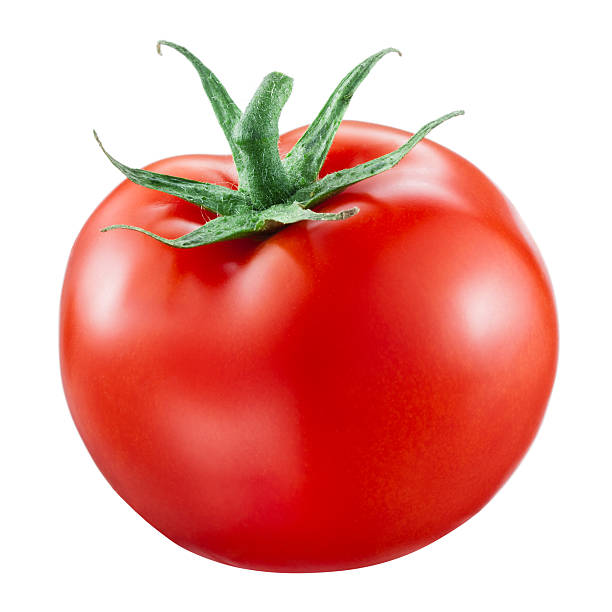
#> input picture Python(Advance)/tomato.jpg, 612 x 612 px, found by its file name
$ jupyter execute 'OpenCV Basics2.ipynb'
#> lines starting #> are read from the running program, lines starting #| are printed output that depends on the picture; after the words box and inside, x2 and y2 are one past the last pixel; in counts of white or black regions, pixels touching at a corner belong together
[cell 1]
import cv2
import numpy as np

[cell 2]
filename = "C:/Users/siddh/Downloads/tomato.jpg"

try :
    img = cv2.imread(filename)
#> img is the input picture: shape (612, 612, 3); mean B, G, R 156.7, 163.6, 231.5
    (height, width) = img.shape[:2]
#> height = 612; width = 612
    res = cv2.resize(img, (int(width/2), int(height/2)), interpolation = cv2.INTER_CUBIC)

    cv2.imwrite("C:/Users/siddh/Downloads/result.jpg", res)
    cv2.imshow("Tomato",res)
    cv2.waitKey()
    cv2.destroyAllWindows()

except IOError:
    print("Error while reading files !!!")

[cell 3]
filename = "C:/Users/siddh/Downloads/tomato.jpg"

M = np.float32([[1, 0, 100], [0, 1, 50]])

try :
    img = cv2.imread(filename)
    (rows, cols) = img.shape[:2]
#> rows = 612; cols = 612
    res = cv2.warpAffine(img, M, (cols, rows))
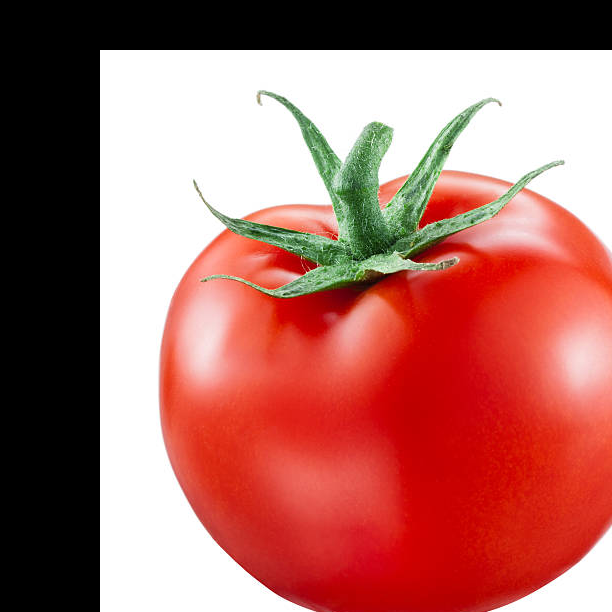
#> res: shape (612, 612, 3); mean B, G, R 102.3, 108.8, 173

    cv2.imwrite("C:/Users/siddh/Downloads/result.jpg", res)
    cv2.imshow("Tomato",res)
    cv2.waitKey()
    cv2.destroyAllWindows()

except IOError:
    print("Error while reading files !!!")

[cell 4]
filename = "C:/Users/siddh/Downloads/tomato.jpg"
try :
    img = cv2.imread(filename)
    edges = cv2.Canny(img, 100, 200)
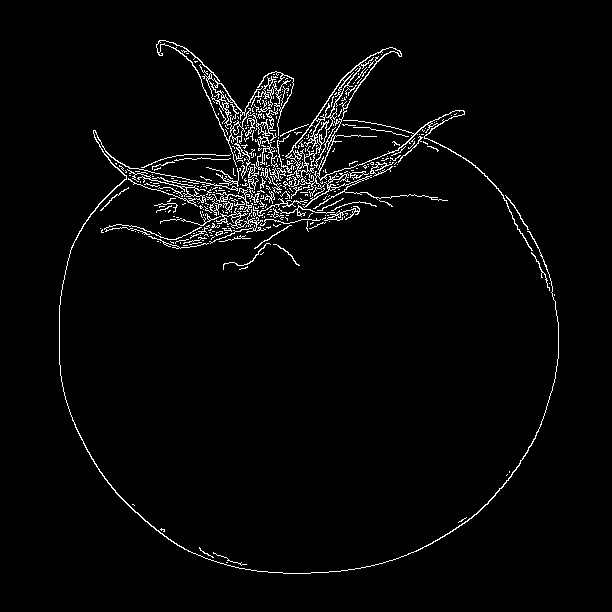
#> edges: shape (612, 612); 2.9% white in thin lines or dots, all inside (x1, y1, x2, y2) = (59, 40, 559, 574)

    cv2.imwrite("C:/Users/siddh/Downloads/result.jpg", edges)
    cv2.imshow("Tomato",edges)
    cv2.waitKey()
    cv2.destroyAllWindows()

except IOError:
    print("Error while reading files !!!")

[cell 5]
import cv2
import matplotlib.pyplot as plt
# use a png image not jpg
img = cv2.imread("C:/Users/siddh/Downloads/tomato.jpg",0)
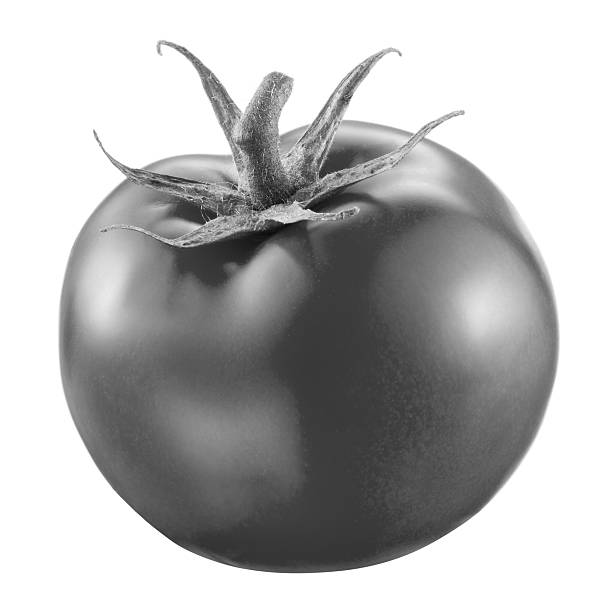
#> img: shape (612, 612); min 0, max 255, mean 183.1
histr = cv2.calcHist([img],[0],None,[256],[0,256])
#> histr = 256 values, max 182392 at index 255, min 0 at index 1, mean 1463.1

plt.plot(histr)
plt.show()
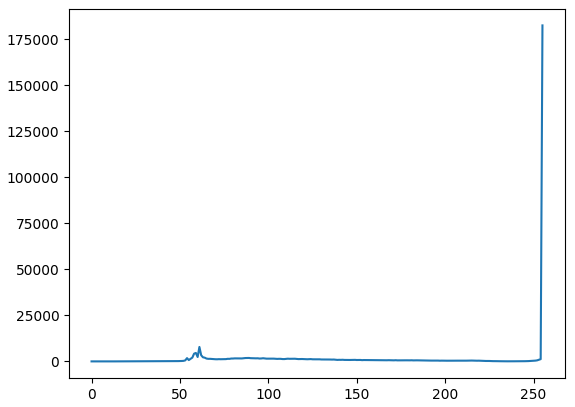
#> figure drawn by matplotlib, 1 panel; curve peaks at x = 255, y = 182392

[cell 6]
import cv2
import numpy as np

img = cv2.imread("C:/Users/siddh/Downloads/result.jpg", 0)
#> img: shape (612, 612); min 0, max 255, mean 7.4
equ = cv2.equalizeHist(img)
res = np.hstack((img, equ))
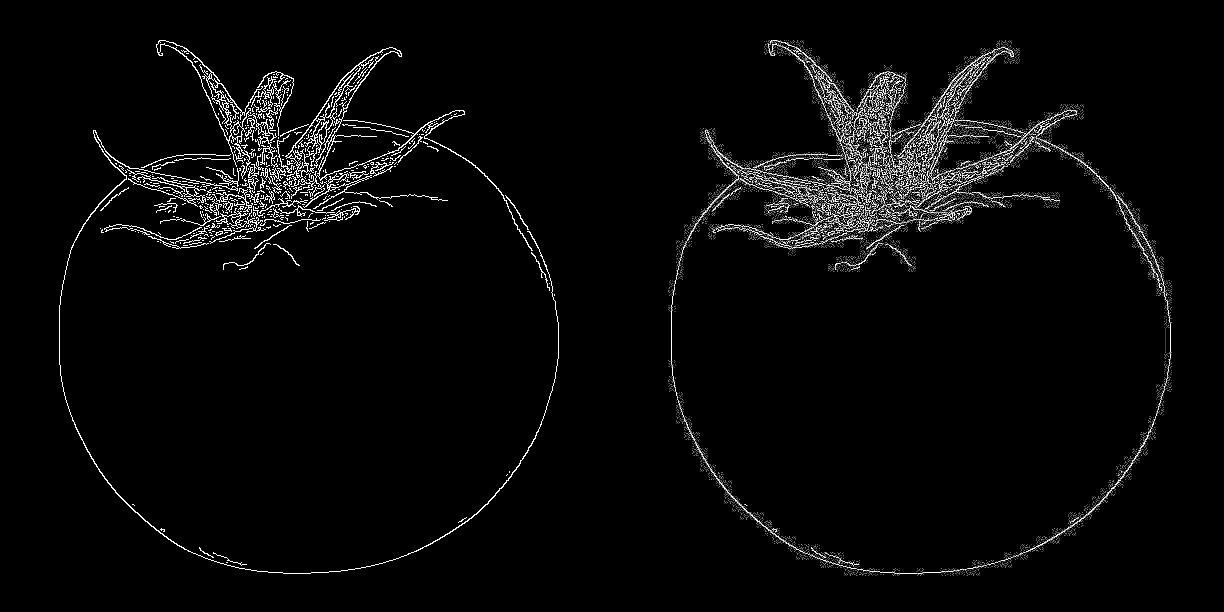
#> res: shape (612, 1224); min 0, max 255, mean 8.8
cv2.imshow('image', equ)
cv2.waitKey(0)
cv2.destroyAllWindows()

The different Simple Thresholding Techniques are:
•    cv2.THRESH_BINARY: If pixel intensity is greater than the set threshold, value set to 255, else set to 0 (black).
•    cv2.THRESH_BINARY_INV: Inverted or Opposite case of cv2.THRESH_BINARY.
•    cv.THRESH_TRUNC: If pixel intensity value is greater than threshold, it is truncated to the threshold. The pixel values are set to be the same as the threshold. All other values remain the same.
•    cv.THRESH_TOZERO: Pixel intensity is set to 0, for all the pixels intensity, less than the threshold value.
•    cv.THRESH_TOZERO_INV: Inverted or Opposite case of cv2.THRESH_TOZERO.

[cell 7]
import cv2
import numpy as np

image1 = cv2.imread("C:/Users/siddh/Downloads/tomato.jpg", 0)
cv2.THRESH_BINARY
ret, thresh1 = cv2.threshold(image1, 120, 255, cv2.THRESH_BINARY)
#> thresh1: shape (612, 612); 68.3% white; 323 black regions (296 under 20 px), largest, box (x1, y1, x2, y2) and area: (64, 175, 554, 573) 109164, (153, 97, 382, 225) 6236, (473, 207, 549, 297) 907
ret, thresh2 = cv2.threshold(image1, 120, 255, cv2.THRESH_BINARY_INV)
ret, thresh3 = cv2.threshold(image1, 120, 255, cv2.THRESH_TRUNC)
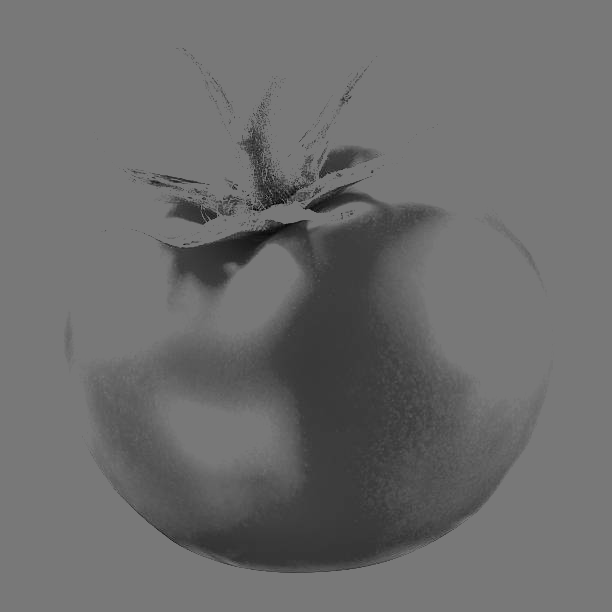
#> thresh3: shape (612, 612); min 0, max 120, mean 107.9
ret, thresh4 = cv2.threshold(image1, 120, 255, cv2.THRESH_TOZERO)
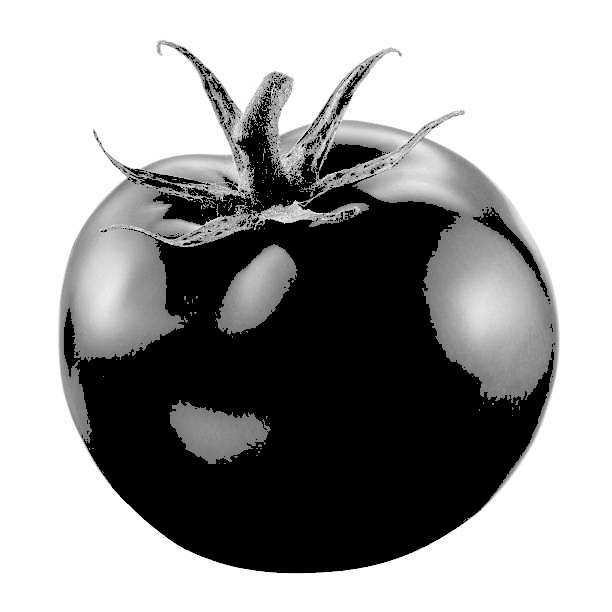
#> thresh4: shape (612, 612); min 0, max 255, mean 157.2
ret, thresh5 = cv2.threshold(image1, 120, 255, cv2.THRESH_TOZERO_INV)
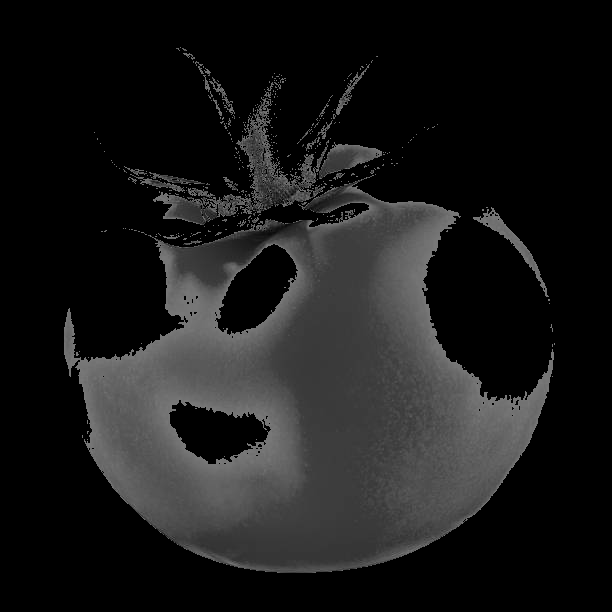
#> thresh5: shape (612, 612); min 0, max 120, mean 25.9

cv2.imshow("Binar Thershold", thresh1)
cv2.imshow("Binar Thershold Inverted",thresh2)
cv2.imshow("Truncated Thershold",thresh3)
cv2.imshow("Set to 0",thresh4)
cv2.imshow("Set to 0 Inverted",thresh5)

if cv2.waitKey(0) & 0xff == 27:
#> (key Esc is pressed here)
    cv2.destroyAllWindows()

[cell 8]
import cv2
import numpy as np

image1 = cv2.imread("C:/Users/siddh/Downloads/tomato.jpg", 0)

thresh1 = cv2.adaptiveThreshold(image1, 255, cv2.ADAPTIVE_THRESH_MEAN_C,
                                          cv2.THRESH_BINARY, 199, 5)
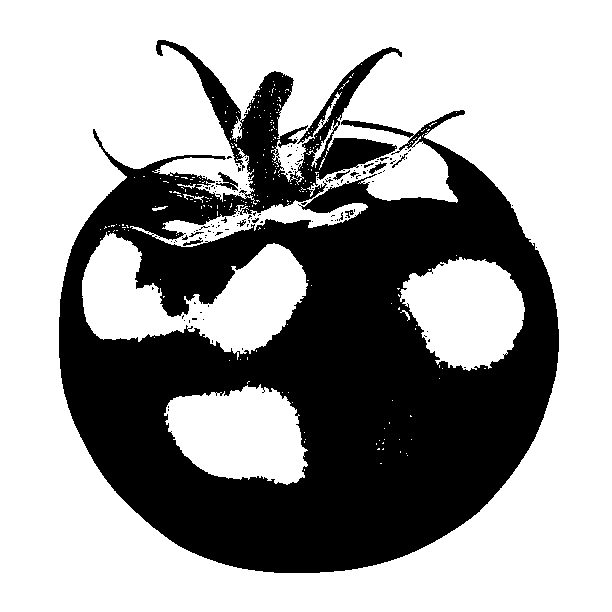
#> thresh1: shape (612, 612); 63.1% white; 137 black regions (125 under 20 px), largest, box (x1, y1, x2, y2) and area: (59, 40, 559, 573) 137121, (216, 172, 238, 191) 164, (369, 162, 387, 174) 78

thresh2 = cv2.adaptiveThreshold(image1, 255, cv2.ADAPTIVE_THRESH_GAUSSIAN_C,
                                          cv2.THRESH_BINARY, 199, 5)
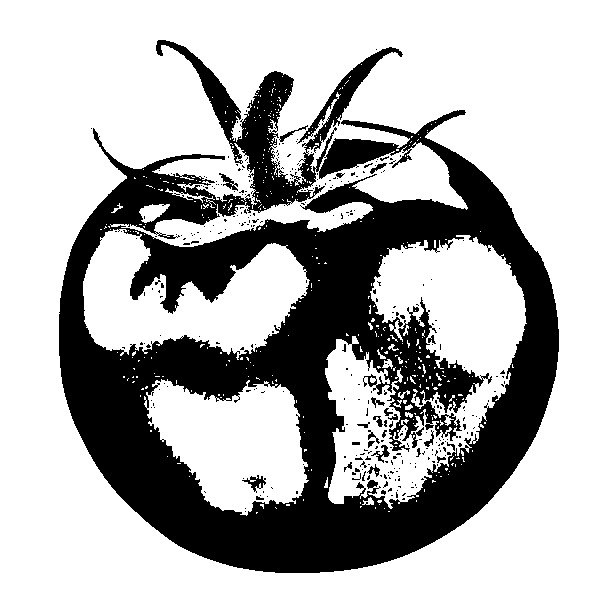
#> thresh2: shape (612, 612); 70.3% white; 335 black regions (311 under 20 px), largest, box (x1, y1, x2, y2) and area: (59, 40, 559, 573) 108814, (242, 475, 266, 493) 162, (219, 173, 238, 191) 122

cv2.imshow("Mean Adaptive", thresh1)
cv2.imshow("Gaussian Adaptive",thresh2)

if cv2.waitKey(0) & 0xff == 27:
#> (key Esc is pressed here)
    cv2.destroyAllWindows()
